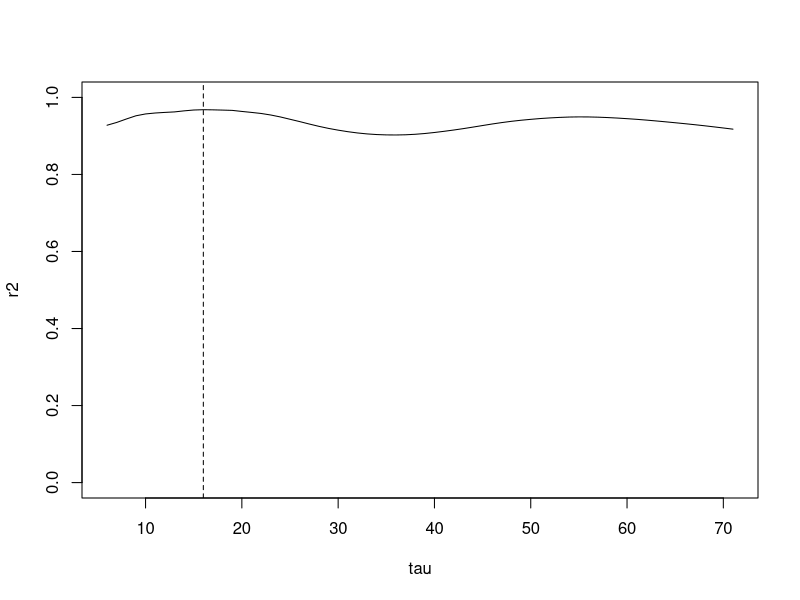
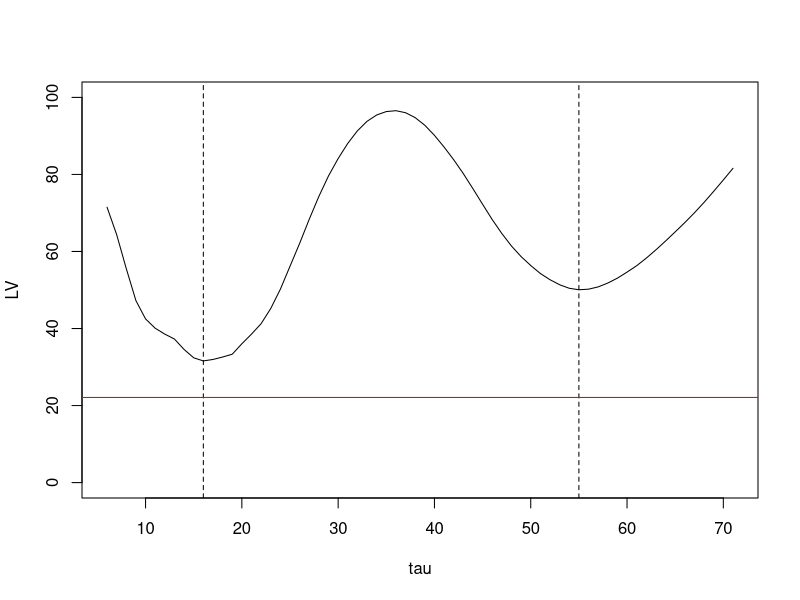
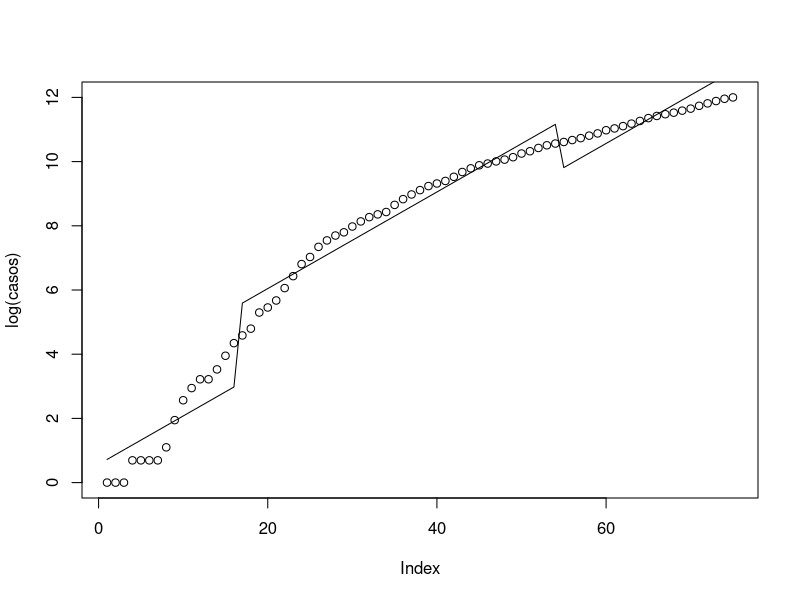

Write the R code that produced these figures, in order.
#---------------------------------------
## Rotina aula do julio 12/05/2020
#---------------------------------------
casos = c(1, 1, 1, 2, 2, 2, 2, 3, 7, 13, 19, 25, 25, 34, 52, 
          77, 98, 121, 200, 234, 291, 428, 621, 904, 1128,
          1546, 1891, 2201, 2433, 2915, 3417, 3904, 4256,
          4579, 5717, 6836, 7910, 9056, 10278, 11130, 12056, 
          13717, 15927, 17857, 19638, 20727, 22169, 23430, 25262,
          28320, 30425, 33682, 36599, 38654, 40581, 43079, 45757,
          49429, 52995, 58509, 61888, 66501, 71886, 78162, 85380,
          91299, 96396, 101147, 107780, 114715, 125218, 135106,
          145328, 155939, 162699)
t = seq(1:length(casos))

#----------------------------------
## considerando apenas um tau
l_max = max(t) - 5
r2 = c()
tau = c()
lv = c()
for(i in 5:l_max){
  N = max(t)-i
  dummie = c(rep(0, i), rep(1, N))
  modelo = lm(log(casos)~ t + dummie )
  lv = c(lv,sum((fitted(modelo) - log(casos))^2))
  r2 = c(r2, summary(modelo)$r.squared)
  tau = c(tau, min(which(dummie!=0)))}

plot(tau, r2, ylim = c(0,1), type = "l")
abline(v = 16, lty = 2)

plot(tau, (lv), type = "l", ylim = c(0, 100), ylab = "LV")
abline(v = 16, lty = 2)
abline(v = 55, lty = 2)
#----------------------------------
## usando as duas dummies
d1 = c(rep(0, 16), rep(1,59))
d2 = c(rep(0, 54), rep(1, 21))
modelo = lm(log(casos) ~ d1 + d2 + t)
lvd1d2 = sum((fitted(modelo) - log(casos))^2)
abline(h = lvd1d2, col = "red")

plot(log(casos))
lines((fitted(modelo)))
#----------------------------------

